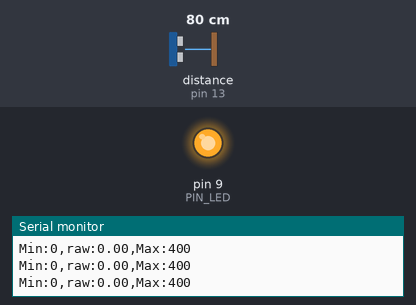
Bench run of a sketch on a simulated Arduino Uno, built with avr-gcc and run on an emulated ATmega328P. Shown: output pins drawn as LEDs (lit = HIGH), the last lines printed to the serial monitor. Wiring (inferred from the names in the program): ultrasonic range finder: trigger pin 12; echo pin 13. The test bench sets the inputs (shaded band); at power-on: distance to the obstacle (sensor on pin 13) 80 cm. The echo pulse lasts 58.3 µs per cm; pins used as bus, display or sensor lines are not drawn.

Above: at 1.2 s.
1.3 s: distance to the obstacle (sensor on pin 13) set to 18 cm
At 1.9 s:
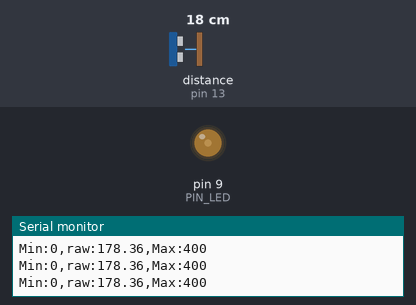
Timing chart, 0 to 4.3 s (numbered marks = the images above; inputs shaded):
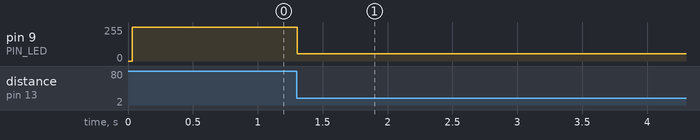

Measured:
- after the input at 1.3 s, pin 9 (PIN_LED): 255/255 → 55/255 at once

The sketch:

08_example_2.ino
```cpp
// Arduino pin assignment
#define PIN_LED 9
#define PIN_TRIG 12
#define PIN_ECHO 13

// configurable parameters
#define SND_VEL 346.0 // sound velocity at 24 celsius degree (unit: m/s)
#define INTERVAL 25 // sampling interval (unit: ms)
#define _DIST_MIN 100 // minimum distance to be measured (unit: mm)
#define _DIST_MAX 300 // maximum distance to be measured (unit: mm)

// global variables
float timeout; // unit: us
float dist_min, dist_max, dist_raw, last_dist_raw; // unit: mm
unsigned long last_sampling_time; // unit: ms
float scale; // used for pulse duration to distance conversion

void setup() {
// initialize GPIO pins
  pinMode(PIN_LED,OUTPUT);
  pinMode(PIN_TRIG,OUTPUT);
  digitalWrite(PIN_TRIG, LOW);
  pinMode(PIN_ECHO,INPUT);

// initialize USS related variables
  dist_min = _DIST_MIN;
  dist_max = _DIST_MAX;
  timeout = (INTERVAL / 2) * 1000.0; // precalculate pulseIn() timeout value. (unit: us)
  dist_raw = 0.0; // raw distance output from USS (unit: mm)
  scale = 0.001 * 0.5 * SND_VEL;

// initialize serial port
  Serial.begin(57600);

// initialize last sampling time
  last_sampling_time = 0;
}

void loop() {
// wait until next sampling time.
// millis() returns the number of milliseconds since the program started. Will overflow after 50 days.
  if(millis() < last_sampling_time + INTERVAL) return;

// get a distance reading from the USS
  dist_raw = USS_measure(PIN_TRIG,PIN_ECHO);

// output the read value to the serial port
  Serial.print("Min:0,");
  Serial.print("raw:");
  Serial.print(dist_raw);
  Serial.print(",");
  Serial.println("Max:400");

// turn on the LED if the distance is between dist_min and dist_max
float LED_duty = 255;
  if(dist_raw < dist_min || dist_raw > dist_max) {
    analogWrite(PIN_LED, LED_duty);
  }
  else {
    if(dist_raw == 200){
      LED_duty == 0;
      analogWrite(PIN_LED, LED_duty);
    }
    else if(dist_raw < 200) {
      LED_duty *= (200-dist_raw)/100;
      analogWrite(PIN_LED, LED_duty);
    }
    else if(dist_raw > 200) {
      LED_duty *= (100-(300-dist_raw))/100;
      analogWrite(PIN_LED, LED_duty);
    }
  }


// update last sampling time
  last_sampling_time += INTERVAL;
  last_dist_raw = dist_raw;
}

// get a distance reading from USS. return value is in millimeter.
float USS_measure(int TRIG, int ECHO)
{
  float reading;
  digitalWrite(TRIG, HIGH);
  delayMicroseconds(10);
  digitalWrite(TRIG, LOW);
  reading = pulseIn(ECHO, HIGH, timeout) * scale; // unit: mm
  if(reading < dist_min || reading > dist_max) reading = 0.0; // return 0 when out of range.
  if(reading == 0.0) reading = last_dist_raw;
  return reading;
  }

  // Pulse duration to distance conversion example (target distance = 17.3m)
  // - round trip distance: 34.6m
  // - expected pulse duration: 0.1 sec, or 100,000us
  // - pulseIn(ECHO, HIGH, timeout) * 0.001 * 0.5 * SND_VEL
  //           = 100,000 micro*sec * 0.001 milli/micro * 0.5 * 346 meter/sec
  //           = 100,000 * 0.001 * 0.5 * 346 * micro * sec * milli * meter
  //                                           ----------------------------
  //                                           micro * sec
  //           = 100 * 173 milli*meter = 17,300 mm = 17.3m
  // pulseIn() returns microseconds.
```
